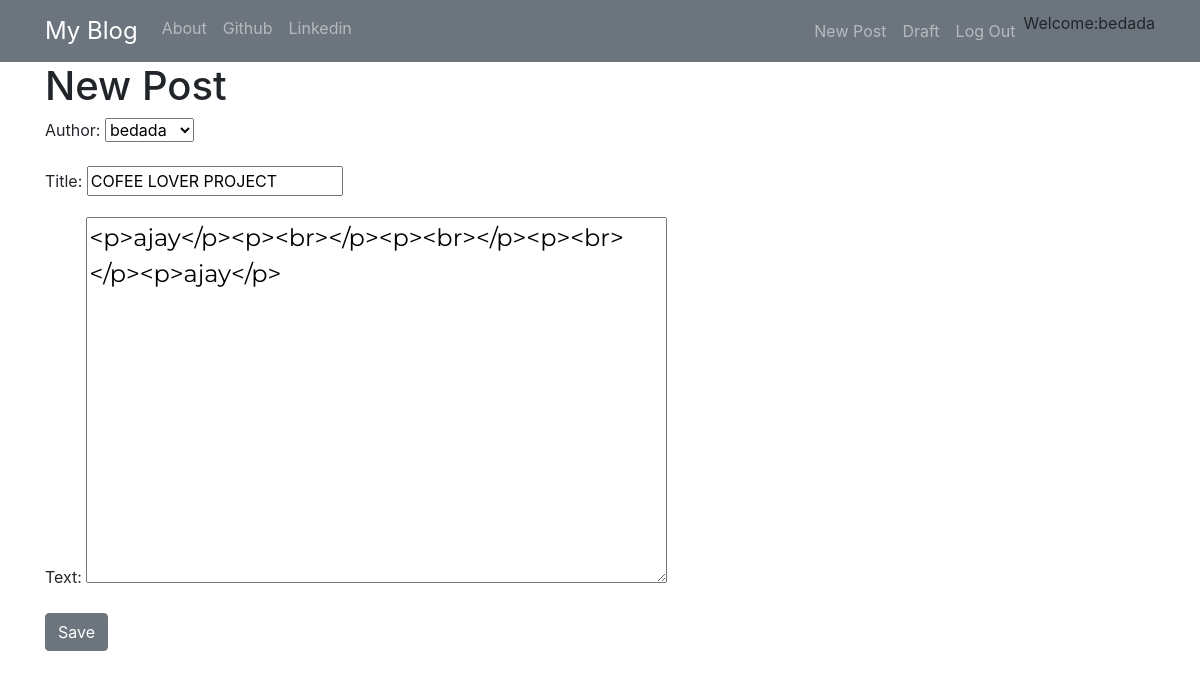
Screenshot of /post/2/edit/ (signed in) with the database file from the repository.
### blog/models.py (models this page shows, shortened)
class Post(models.Model):
    author = models.ForeignKey('auth.User',on_delete=models.CASCADE,)
    title=models.CharField(max_length=200)
    text=models.TextField()
    created_date=models.DateTimeField(default=timezone.now)
    published_date=models.DateTimeField(blank=True,null=True)

### blog/views.py (the view)
# urls.py: re_path(r'^post/(?P<pk>\d+)/edit/$',views.PostUpdateView.as_view(),name='post_edit'),
class PostUpdateView(LoginRequiredMixin,UpdateView):
    login_url='/login/'
    redirect_field_name='blog/post_detail.html'
    form_class=PostForm
    model=Post

### blog/forms.py
class PostForm(forms.ModelForm):
    class Meta():
        model=Post
        fields=('author','title','text')
        widgets={
        'title':forms.TextInput(attrs={'class':'textinputclass'}),
        'text':forms.Textarea(attrs={'class':'editable medium-editor-textarea postcontent'})
        }

### blog/templates/blog/post_form.html (shortened to what this page needs)
{% extends "blog/base.html" %}
{% block content %}
<h1>New Post</h1>
<form class="post-form"  method="POST">
  {{ form.as_p }}
  <button type="submit"  class="save btn btn-secondary" name="button">Save</button>
</form>
{% endblock %}

### blog/templates/blog/base.html (shortened to what this page needs)
<!DOCTYPE html>
{% load static %}
<html lang="en" dir="ltr">
  <head>
    <link rel="stylesheet" href="https://stackpath.bootstrapcdn.com/font-awesome/4.7.0/css/font-awesome.min.css">
  <link rel="stylesheet" href="https://stackpath.bootstrapcdn.com/bootstrap/4.5.1/css/bootstrap.min.css">
  <link rel="stylesheet" href="//cdn.jsdelivr.net/npm/medium-editor@latest/dist/css/medium-editor.min.css" type="text/css" media="screen" charset="utf-8">
   <link rel="stylesheet" href="{% static 'css/blog.css' %}">
  </head>
  <body>
    <nav class="navbar navbar-expand-sm bg-secondary navbar-dark">
      <div class="container">
        <ul class="navbar-nav">
        <li><a class="navbar-brand bigbrand" href="{% url 'post_list' %}">My Blog</a></li>
        <li><a class="nav-link" href="{% url 'about' %}">About</a></li>
        <li><a class="nav-link" href="https://www.githhub.com">Github</a></li>
        <li><a class="nav-link" href="https://www.linkedin.com">Linkedin</a></li>
      </ul>
      <ul class="navbar-nav  navbar-right">
        {% if user.is_authenticated %}
        <li>
           <a class="nav-link" href="{% url 'post_new' %}">New Post</a>
        </li>
        <li>
           <a class="nav-link" href="{% url 'post_draft_list' %}">Draft</a>
        </li>
        <li>
           <a class="nav-link" href="{% url 'logout' %}">Log Out</a>
        </li>
        <li>
          <a>Welcome:{{user.username}}</a>
        </li>
        {% else %}
        <li><a href="{% url 'login' %}"><span class='fa fa-user'></span></a></li>
        {% endif %}
      </ul>
      </div>
    </nav>
<div class="content container">
  <div class="row">
    <div class="col-md-8">
      <div class="blog_posts">
        {% block content %}
        {% endblock %}
      </div>
    </div>
  </div>
</div>
  </body>
</html>

### blog/static/css/blog.css (style rules this page uses)
.bigbrand { font-size: 1.5rem; }
.postcontent { font-family: 'Montserrat'; font-size: 1.5rem; }

### rows the page displays
Post: author "bedada", title "COFEE LOVER PROJECT", text "<p>ajay</p><p><br></p><p><br></p><p><br></p><p>ajay</p>"

### other values shown
{{ user.username }} "bedada"
